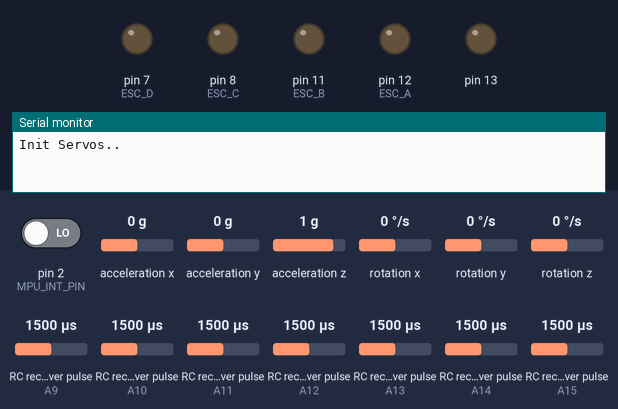
Simulated run of this sketch. Board: Arduino Mega 2560, built with avr-gcc and run on an emulated ATmega2560. Shown: output pins drawn as LEDs (lit = HIGH), the last lines printed to the serial monitor. Wiring (inferred from the names in the program): 7 × RC receiver channel: data A9 / data A10 / data A11 / data A12 / data A13 / data A14 / data A15. Inputs (shaded band) come from the test bench; at power-on: pin 2 (MPU_INT_PIN) LOW, RC receiver pulse (sensors on A13, A9, A10, A11, A12, A14, A15) 1500 µs, acceleration x 0 g, acceleration y 0 g, acceleration z 1 g, rotation x 0 °/s, rotation y 0 °/s, rotation z 0 °/s. The sensor or clock chip raises its interrupt line as the real part does; pins used as bus, display or sensor lines are not drawn.

Above: at 0.2 s.
At 2.8 s:
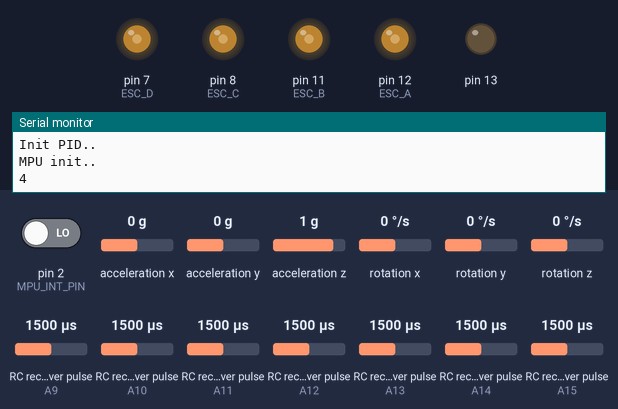
2.9 s: pin 2 (MPU_INT_PIN) driven HIGH
At 6.8 s:
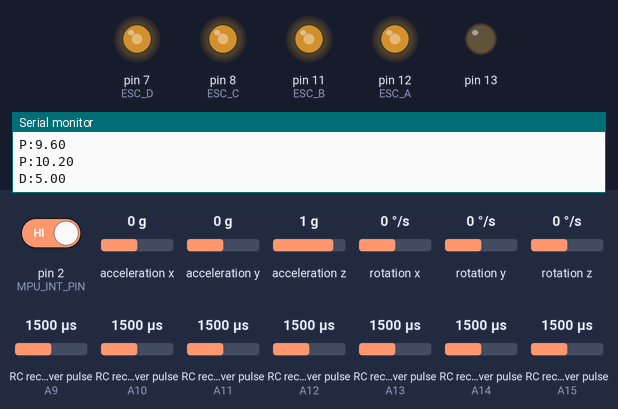
9.0 s: RC receiver pulse (sensor on A13) set to 1020 µs
12.5 s: acceleration x set to -1.4 g
16.0 s: acceleration y set to -1.4 g
Timing chart, 0 to 20.5 s (numbered marks = the images above; inputs shaded):
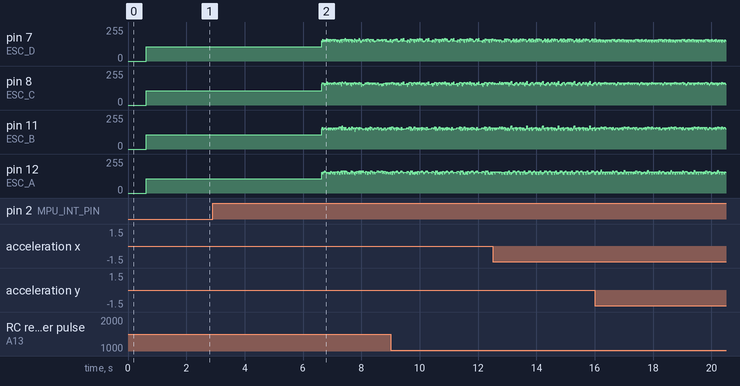

The sketch:

drone.ino
```cpp
/*
 *
 *  https://github.com/strangedev/Arduino-Quadcopter
 *  http://andrea-toscano.com/400hz-pwm-on-atmega32u4-for-multirotors-without-using-servo-library/
 *
 */

#include <I2Cdev.h>
#include <Wire.h>
#include <PID_v1.h>
#include <helper_3dmath.h>
#include <MPU6050_6Axis_MotionApps20.h>
#include <PinChangeInt.h>

//#define VERBOSE_DEBUG

#define PID_GYRO_P            4.7
#define PID_GYRO_I            0.9
#define PID_GYRO_D            2.5

#define SDA_PIN     (20)
#define SCL_PIN     (21)

#define RC_1  A9
#define RC_2  A10
#define RC_3  A11
#define RC_4  A12
#define RC_5  A13
#define RC_6  A14
#define RC_7  A15

#define PID_SAMPLE_PERIOD     5

#define PRESAMPLE_COUNT     500
#define PRESAMPLE_STABLE_CHECK  30
#define PRESAMPLE_STABLE_TOLERANCE  100.0

#define ESC_MIN               88
#define ESC_WORKING_MIN       160
#define ESC_MAX               460
#define ESC_ARM_DELAY         500

/* RC configuration */
#define RC_HIGH_CH1            1844
#define RC_LOW_CH1             1032
#define RC_HIGH_CH2            1856
#define RC_LOW_CH2             1032
#define RC_HIGH_CH3            1800
#define RC_LOW_CH3             1032
#define RC_HIGH_CH4           1840
#define RC_LOW_CH4             1032
#define RC_HIGH_CH5            1900
#define RC_LOW_CH5             1700


#define RC_ROUNDING_BASE      50

/* Fligh parameters */
#define PITCH_MIN             -15
#define PITCH_MAX             15
#define ROLL_MIN      -15
#define ROLL_MAX      15
#define YAW_MIN       -30
#define YAW_MAX       30

#define MPU_INT_PIN 2

#define ESC_A    12
#define ESC_B    11
#define ESC_C    8
#define ESC_D    7
#define ESC_T    6

#define ESC_A_REG  OCR1B
#define ESC_B_REG  OCR1A
#define ESC_C_REG  OCR4C
#define ESC_D_REG  OCR4B
#define ESC_T_REG  OCR4A

#define ESC_REG_HIGH  3800
#define ESC_REG_LOW   2100

#define PID_XY_INFLUENCE    30.0

double adj_accel_z = 0, adj_gyro_x = 0, adj_gyro_y = 0;
double accel_z, gyro_x, gyro_y;

double v_ac, v_bd, velocity, bal_axes;

int presample_count  = PRESAMPLE_COUNT;
boolean resample_sensor = false;

MPU6050 mpu;
Quaternion q;                          // quaternion for mpu output
VectorFloat gravity;
int16_t accel_data[3];
float ypr[3] = {0.0f,0.0f,0.0f};       // yaw pitch roll values
float yprLast[3] = {0.0f, 0.0f, 0.0f};

volatile bool interruptLock = false;

uint8_t mpuIntStatus;                  // mpu statusbyte
uint8_t in_error;                     // device status
uint16_t packetSize;                   // estimated packet size
uint16_t fifoCount;                    // fifo buffer size
uint8_t fifoBuffer[64];                // fifo buffer

volatile bool mpuInterrupt = false;    //interrupt flag

double ch1, ch2, ch3, ch4;
int ch5, ch6, ch7;
unsigned long rcLastChange1 = micros();
unsigned long rcLastChange2 = micros();
unsigned long rcLastChange3 = micros();
unsigned long rcLastChange4 = micros();
unsigned long rcLastChange5 = micros();
unsigned long rcLastChange6 = micros();
unsigned long rcLastChange7 = micros();

double ch1Last = 0.0;
double ch2Last = 0.0;
double ch4Last = 0.0;
double velocityLast = 0.0;

bool engine_on = true;

double pid_gyro_p = PID_GYRO_P;
double pid_gyro_i = PID_GYRO_I;
double pid_gyro_d = PID_GYRO_D;

PID xPID(&gyro_x, &v_ac, &adj_gyro_x, pid_gyro_p, pid_gyro_i, pid_gyro_d, DIRECT);
PID yPID(&gyro_y, &v_bd,  &adj_gyro_y, pid_gyro_p, pid_gyro_i, pid_gyro_d, DIRECT);

void setup() {
  resetI2C();
  Wire.begin();
  Wire.setClock(400000L);

  initRC();

  Serial.begin(115200);

  pinMode(13, OUTPUT);

  Serial.println(F("Init Servos.."));
  initServo();

  Serial.println(F("Arming.."));
  arm(1);

  Serial.println(F("Init PID.."));
  xPID.SetMode(AUTOMATIC);
  xPID.SetSampleTime(PID_SAMPLE_PERIOD);
  xPID.SetOutputLimits(-PID_XY_INFLUENCE, PID_XY_INFLUENCE);
  yPID.SetMode(AUTOMATIC);
  yPID.SetSampleTime(PID_SAMPLE_PERIOD);
  yPID.SetOutputLimits(-PID_XY_INFLUENCE, PID_XY_INFLUENCE);

  Serial.println(F("MPU init.."));
  initMPU();
}

void loop() {
  while(!mpuInterrupt && fifoCount < packetSize){

  }

  if (!getYPR())
    return;

  count_presample();

  if(presample_count < 0 && !in_error)
    position_adjust();
}

void reset_pid_output(void)
{
  v_ac = 0.0;
  v_bd = 0.0;
  bal_axes = 0.0;
  velocity = 0.0;
}

void initServo(void)
{
  pinMode(ESC_A, OUTPUT);
  pinMode(ESC_B, OUTPUT);
  pinMode(ESC_C, OUTPUT);
  pinMode(ESC_D, OUTPUT);

  delay(500);

  ICR1 = 0x1387;
  TCCR1A = 0b10101010;
  TCCR1B = 0b00011010;
  ICR4 = 0x1387;
  TCCR4A = 0b10101010;
  TCCR4B = 0b00011010;

  ESC_A_REG = ESC_REG_LOW;
  ESC_B_REG = ESC_REG_LOW;
  ESC_C_REG = ESC_REG_LOW;
  ESC_D_REG = ESC_REG_LOW;
  ESC_T_REG = ESC_REG_LOW;
}

void count_presample(void)
{
  if (in_error) return;

  if (presample_count > PRESAMPLE_STABLE_CHECK) {
    presample_count --;
    if (presample_count % 100 == 50) digitalWrite(13, LOW);
    if (presample_count % 100 == 1) digitalWrite(13, HIGH);
    if (presample_count % 100 == 0) Serial.println(presample_count / 100);
  } else if (presample_count == PRESAMPLE_STABLE_CHECK) {
    presample_count --;
    resample_sensor = true;
  } else if (presample_count < PRESAMPLE_STABLE_CHECK && presample_count >= 0) {
    presample_count --;
    if (accel_z > PRESAMPLE_STABLE_TOLERANCE || accel_z < -PRESAMPLE_STABLE_TOLERANCE) in_error = 1;

    if (in_error) {
      digitalWrite(13, HIGH);
      presample_count = PRESAMPLE_COUNT;
      in_error = 0;
      initMPU();
    }
  }
}

void initMPU(){
  int i;

  mpu.initialize();
  in_error = mpu.dmpInitialize();

#if 0
  mpu.setXAccelOffset(-197);
  mpu.setYAccelOffset(-1983);
  mpu.setZAccelOffset(676);
  mpu.setXGyroOffset(76);
  mpu.setYGyroOffset(-32);
  mpu.setZGyroOffset(69);
#endif

  if(in_error == 0){
    attachInterrupt(digitalPinToInterrupt(MPU_INT_PIN), dmpDataReady, RISING);
    mpuIntStatus = mpu.getIntStatus();
    packetSize = mpu.dmpGetFIFOPacketSize();
    mpu.setDMPEnabled(true);
  } else {
    Serial.println(F("E."));
    digitalWrite(13, 1);
  }
}

inline void dmpDataReady() {
    mpuInterrupt = true;
}

void set_servos(void)
{
  int va, vb, vc, vd;
  int regVal;

  va = ESC_MIN + (velocity - ESC_MIN) * ((100.0 + v_ac)/100.0) * ((100.0+bal_axes)/100.0) + 0.5;
  vb = ESC_MIN + (velocity - ESC_MIN) * ((100.0 + v_bd)/100.0) * (abs(-100.0+bal_axes)/100.0) + 0.5;
  vc = ESC_MIN + (velocity - ESC_MIN) * (abs(-100.0 + v_ac)/100.0) * ((100.0+bal_axes)/100.0) + 0.5;
  vd = ESC_MIN + (velocity - ESC_MIN) * (abs(-100.0 + v_bd)/100.0) * (abs(-100.0+bal_axes)/100.0) + 0.5;

  if (va > ESC_MAX) va = ESC_MAX;
  if (vb > ESC_MAX) vb = ESC_MAX;
  if (vc > ESC_MAX) vc = ESC_MAX;
  if (vd > ESC_MAX) vd = ESC_MAX;

  if (va < ESC_MIN) va = ESC_MIN;
  if (vb < ESC_MIN) vb = ESC_MIN;
  if (vc < ESC_MIN) vc = ESC_MIN;
  if (vd < ESC_MIN) vd = ESC_MIN;

  if (!engine_on) {
    va = ESC_MIN;
    vb = ESC_MIN;
    vc = ESC_MIN;
    vd = ESC_MIN;
  }

  regVal = map(va, ESC_MIN, ESC_MAX, ESC_REG_LOW, ESC_REG_HIGH);
  ESC_A_REG = regVal;
  regVal = map(vb, ESC_MIN, ESC_MAX, ESC_REG_LOW, ESC_REG_HIGH);
  ESC_B_REG = regVal;
  regVal = map(vc, ESC_MIN, ESC_MAX, ESC_REG_LOW, ESC_REG_HIGH);
  ESC_C_REG = regVal;
  regVal = map(vd, ESC_MIN, ESC_MAX, ESC_REG_LOW, ESC_REG_HIGH);
  ESC_D_REG = regVal;


#if 0

  Serial.print(F("gx : "));
  Serial.println(gyro_x);
  Serial.print(F("gy : "));
  Serial.println(gyro_y);
  Serial.print(F("bal_axes: "));
  Serial.println(bal_axes);

  Serial.print(F("t : "));
  Serial.println(millis());

  Serial.print(F("adj_accel_z : "));
  Serial.println(adj_accel_z);
  Serial.print(F("accel_z : "));
  Serial.println(accel_z);
  Serial.print(F("ac : "));
  Serial.println(v_ac);
  Serial.print(F("bd : "));
  Serial.println(v_bd);
  Serial.print(F("vel : "));
  Serial.println(velocity);
  Serial.print("va:"); Serial.println(va);
  Serial.print("vb:"); Serial.println(vb);
  Serial.print("vc:"); Serial.println(vc);
  Serial.print("vd:"); Serial.println(vd);
#endif
}

void reset_adjust_variables(void)
{
  adj_accel_z = 0;
  adj_gyro_x = adj_gyro_y  = 0;
}

void position_adjust(void)
{
#if 0
  Serial.print("CH1:");Serial.println(ch1);
  Serial.print("CH2:");Serial.println(ch2);
  Serial.print("CH3:");Serial.println(ch3);
  Serial.print("CH4:");Serial.println(ch4);
#endif

  double temp_p, temp_i, temp_d;

  acquireLock();
  ch1 = floor(ch1/RC_ROUNDING_BASE) * RC_ROUNDING_BASE;
  ch2 = floor(ch2/RC_ROUNDING_BASE) * RC_ROUNDING_BASE;
  ch3 = floor(ch3/RC_ROUNDING_BASE) * RC_ROUNDING_BASE;
  ch4 = floor(ch4/10) * 10;

  ch2 = map(ch2, RC_LOW_CH2, RC_HIGH_CH2, PITCH_MIN, PITCH_MAX);
  ch1 = map(ch1, RC_LOW_CH1, RC_HIGH_CH1, ROLL_MIN, ROLL_MAX);
  ch4 = map(ch4, RC_LOW_CH4, RC_HIGH_CH4, YAW_MIN, YAW_MAX);
  velocity = map(ch3, RC_LOW_CH3, RC_HIGH_CH3, ESC_MIN, ESC_MAX);

  if ((ch2 < PITCH_MIN) || (ch2 > PITCH_MAX)) ch2 = ch2Last;
  if ((ch1 < ROLL_MIN) || (ch1 > ROLL_MAX)) ch1 = ch1Last;
  if ((ch4 < YAW_MIN) || (ch4 > YAW_MAX)) ch4 = ch4Last;
  if ((velocity < ESC_MIN) || (velocity > ESC_MAX)) velocity = velocityLast;

  if (ch1 < ROLL_MIN + 10 && velocity < ESC_MIN + 10) engine_on = false;

  ch1Last = ch1;
  ch2Last = ch2;
  ch4Last = ch4;
  velocityLast = velocity;

  adj_gyro_x = - ch2 - ch1;
  adj_gyro_y = - ch2 + ch1;
  bal_axes = ch4;

  temp_p = (ch6 - 1000 + 15) / 30 * 30;
  temp_i = (ch7 - 1000 + 25) / 50 * 50;
  temp_d = (ch5 - 1000 + 25) / 50 * 50;

  releaseLock();

  temp_p /= 50.0;
  if (temp_p >= 0 && temp_p < 1000 / 50 && temp_p != pid_gyro_p) {
    pid_gyro_p = temp_p;
    Serial.print(F("P:"));Serial.println(pid_gyro_p);
    xPID.SetTunings(pid_gyro_p, pid_gyro_i, pid_gyro_d);
    yPID.SetTunings(pid_gyro_p, pid_gyro_i, pid_gyro_d);
  }

  temp_i /= 1000.0;
  temp_i -= 0.05;
  if (temp_i >= 0 && temp_i < 1000.0 / 1000.0 && temp_i != pid_gyro_i) {
    pid_gyro_i = temp_i;
    Serial.print(F("I:"));Serial.println(pid_gyro_i);
    xPID.SetTunings(pid_gyro_p, pid_gyro_i, pid_gyro_d);
    yPID.SetTunings(pid_gyro_p, pid_gyro_i, pid_gyro_d);
  }

  temp_d /= 100.0;
  temp_d -= 0.5;
  if (temp_d >= 0 && temp_d < 1000.0 / 100.0 && temp_d != pid_gyro_d) {
    pid_gyro_d = temp_d;
    Serial.print(F("D:"));Serial.println(pid_gyro_d);
    xPID.SetTunings(pid_gyro_p, pid_gyro_i, pid_gyro_d);
    yPID.SetTunings(pid_gyro_p, pid_gyro_i, pid_gyro_d);
  }

#if 0
  Serial.print(F("ch1:")); Serial.println(ch1);
  Serial.print(F("ch2:")); Serial.println(ch2);
  Serial.print(F("ch4:")); Serial.println(ch4);
#endif

  xPID.Compute();
  yPID.Compute();

  set_servos();
}

boolean getYPR(){
  mpuInterrupt = false;
  mpuIntStatus = mpu.getIntStatus();
  fifoCount = mpu.getFIFOCount();
  if((mpuIntStatus & 0x10) || fifoCount >= 1024){
    Serial.print(F("fifocount : "));Serial.println(fifoCount);
    mpu.resetFIFO();
    return false;
  } else if(mpuIntStatus & 0x02){
    while (fifoCount < packetSize) {
      fifoCount = mpu.getFIFOCount();
    }

    do {
      mpu.getFIFOBytes(fifoBuffer, packetSize);
      fifoCount -= packetSize;
    } while (fifoCount > packetSize);

    mpu.dmpGetQuaternion(&q, fifoBuffer);
    mpu.dmpGetGravity(&gravity, &q);
    mpu.dmpGetYawPitchRoll(ypr, &q, &gravity);

    if (resample_sensor) {
      resample_sensor = false;

      Serial.println(F("R."));
    }

    ypr[2] = ypr[2] * 180 / M_PI;
    ypr[1] = ypr[1] * 180 / M_PI;
    ypr[0] = ypr[0] * 180 / M_PI;

    if(abs(ypr[0]-yprLast[0])>30) ypr[0] = yprLast[0];
    if(abs(ypr[1]-yprLast[1])>30) ypr[1] = yprLast[1];
    if(abs(ypr[2]-yprLast[2])>30) ypr[2] = yprLast[2];

    yprLast[0] = ypr[0];
    yprLast[1] = ypr[1];
    yprLast[2] = ypr[2];

    gyro_x = ypr[2];
    gyro_y = - ypr[1];

    return true;
  }
}

void arm(int delay_req)
{
  ESC_A_REG = ESC_REG_LOW;
  ESC_B_REG = ESC_REG_LOW;
  ESC_C_REG = ESC_REG_LOW;
  ESC_D_REG = ESC_REG_LOW;

  if (delay_req)
    delay(ESC_ARM_DELAY);
}

void initRC() {
  pinMode(RC_1, INPUT);
  pinMode(RC_2, INPUT);
  pinMode(RC_3, INPUT);
  pinMode(RC_4, INPUT);
  pinMode(RC_5, INPUT);
  pinMode(RC_6, INPUT);
  pinMode(RC_7, INPUT);
  PCintPort::attachInterrupt(RC_1, rcInterrupt1, CHANGE);
  PCintPort::attachInterrupt(RC_2, rcInterrupt2, CHANGE);
  PCintPort::attachInterrupt(RC_3, rcInterrupt3, CHANGE);
  PCintPort::attachInterrupt(RC_4, rcInterrupt4, CHANGE);
  PCintPort::attachInterrupt(RC_5, rcInterrupt5, CHANGE);
  PCintPort::attachInterrupt(RC_6, rcInterrupt6, CHANGE);
  PCintPort::attachInterrupt(RC_7, rcInterrupt7, CHANGE);
}

void rcInterrupt1() {
  if (!interruptLock) ch1 = micros() - rcLastChange1;
  rcLastChange1 = micros();
}

void rcInterrupt2() {
  if (!interruptLock) ch2 = micros() - rcLastChange2;
  rcLastChange2 = micros();
}

void rcInterrupt3() {
  if (!interruptLock) ch3 = micros() - rcLastChange3;
  rcLastChange3 = micros();
}

void rcInterrupt4() {
  if (!interruptLock) ch4 =  micros() - rcLastChange4;
  rcLastChange4 = micros();
}

void rcInterrupt5() {
  if (!interruptLock) ch5 =  micros() - rcLastChange5;
  rcLastChange5 = micros();
}

void rcInterrupt6() {
  if (!interruptLock) ch6 =  micros() - rcLastChange6;
  rcLastChange6 = micros();
}

void rcInterrupt7() {
  if (!interruptLock) ch7 =  micros() - rcLastChange7;
  rcLastChange7 = micros();
}

inline void acquireLock() {
  interruptLock = true;
}

inline void releaseLock() {
  interruptLock = false;
}

void resetI2C(void)
{
  // reset I2C bus
  // This ensures that if the nav6 was reset, but the devices
  // on the I2C bus were not, that any transfer in progress do
  // not hang the device/bus.  Since the MPU-6050 has a 1024-byte
  // fifo, and there are 8 bits/byte, 10,000 clock edges
  // are generated to ensure the fifo is completely cleared
  // in the worst case.

  pinMode(SDA_PIN, INPUT);
  pinMode(SCL_PIN, OUTPUT);

  // Clock through up to 1000 bits
  int x = 0;
  for ( int i = 0; i < 10000; i++ ) {

    digitalWrite(SCL_PIN, HIGH);
    digitalWrite(SCL_PIN, LOW);
    digitalWrite(SCL_PIN, HIGH);

    x++;
    if ( x == 8 ) {
      x = 0;
      // send a I2C stop signal
      pinMode(SDA_PIN, OUTPUT);
      digitalWrite(SDA_PIN, HIGH);
      digitalWrite(SDA_PIN, LOW);
      pinMode(SDA_PIN, INPUT);
    }
  }

  // send a I2C stop signal
  pinMode(SDA_PIN, OUTPUT);
  digitalWrite(SDA_PIN, HIGH);
  digitalWrite(SDA_PIN, LOW);
}
```
